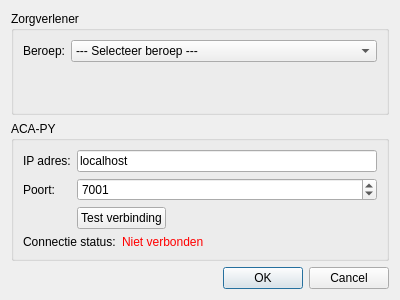
<?xml version="1.0" encoding="UTF-8"?>
<ui version="4.0">
 <class>SettingsDialog</class>
 <widget class="QDialog" name="SettingsDialog">
  <property name="geometry">
   <rect>
    <x>0</x>
    <y>0</y>
    <width>400</width>
    <height>300</height>
   </rect>
  </property>
  <property name="windowTitle">
   <string>MNNU-Desktop instellingen</string>
  </property>
  <property name="windowIcon">
   <iconset resource="../resource.qrc">
    <normaloff>:/images/img/mnnu_icon.png</normaloff>:/images/img/mnnu_icon.png</iconset>
  </property>
  <layout class="QGridLayout" name="gridLayout">
   <item row="0" column="0">
    <widget class="QGroupBox" name="professionGroupBox">
     <property name="title">
      <string>Zorgverlener</string>
     </property>
     <layout class="QFormLayout" name="formLayout_3">
      <item row="0" column="0">
       <widget class="QLabel" name="professionLabel">
        <property name="text">
         <string>Beroep:</string>
        </property>
       </widget>
      </item>
      <item row="0" column="1">
       <widget class="QComboBox" name="professionComboBox">
        <item>
         <property name="text">
          <string>--- Selecteer beroep ---</string>
         </property>
        </item>
        <item>
         <property name="text">
          <string>CVA verpleegkundige</string>
         </property>
        </item>
        <item>
         <property name="text">
          <string>Ergotherapeut</string>
         </property>
        </item>
        <item>
         <property name="text">
          <string>Fysiotherapeut</string>
         </property>
        </item>
        <item>
         <property name="text">
          <string>Logopedist</string>
         </property>
        </item>
        <item>
         <property name="text">
          <string>Maatschappelijk werker</string>
         </property>
        </item>
       </widget>
      </item>
     </layout>
    </widget>
   </item>
   <item row="2" column="0">
    <widget class="QDialogButtonBox" name="buttonBox">
     <property name="orientation">
      <enum>Qt::Horizontal</enum>
     </property>
     <property name="standardButtons">
      <set>QDialogButtonBox::Cancel|QDialogButtonBox::Ok</set>
     </property>
    </widget>
   </item>
   <item row="1" column="0">
    <widget class="QGroupBox" name="groupBox">
     <property name="title">
      <string>ACA-PY</string>
     </property>
     <layout class="QVBoxLayout" name="verticalLayout">
      <item>
       <layout class="QFormLayout" name="formLayout">
        <item row="0" column="0">
         <widget class="QLabel" name="iplabel">
          <property name="text">
           <string>IP adres:</string>
          </property>
         </widget>
        </item>
        <item row="0" column="1">
         <widget class="QLineEdit" name="ipvalue">
          <property name="text">
           <string>localhost</string>
          </property>
          <property name="placeholderText">
           <string>localhost</string>
          </property>
         </widget>
        </item>
        <item row="1" column="0">
         <widget class="QLabel" name="portlabel">
          <property name="text">
           <string>Poort:</string>
          </property>
         </widget>
        </item>
        <item row="1" column="1">
         <widget class="QSpinBox" name="portvalue">
          <property name="minimum">
           <number>1023</number>
          </property>
          <property name="maximum">
           <number>65535</number>
          </property>
          <property name="value">
           <number>7001</number>
          </property>
         </widget>
        </item>
        <item row="2" column="1">
         <widget class="QPushButton" name="testConnectionBtn">
          <property name="sizePolicy">
           <sizepolicy hsizetype="Fixed" vsizetype="Fixed">
            <horstretch>0</horstretch>
            <verstretch>0</verstretch>
           </sizepolicy>
          </property>
          <property name="text">
           <string>Test verbinding</string>
          </property>
         </widget>
        </item>
       </layout>
      </item>
      <item>
       <layout class="QFormLayout" name="formLayout_2">
        <item row="0" column="1">
         <widget class="QLabel" name="connstatus">
          <property name="sizePolicy">
           <sizepolicy hsizetype="Preferred" vsizetype="Preferred">
            <horstretch>0</horstretch>
            <verstretch>0</verstretch>
           </sizepolicy>
          </property>
          <property name="font">
           <font>
            <weight>50</weight>
            <bold>false</bold>
           </font>
          </property>
          <property name="styleSheet">
           <string notr="true">color: rgb(255, 0, 0);</string>
          </property>
          <property name="text">
           <string>Niet verbonden</string>
          </property>
         </widget>
        </item>
        <item row="0" column="0">
         <widget class="QLabel" name="connlabel">
          <property name="text">
           <string>Connectie status:</string>
          </property>
         </widget>
        </item>
       </layout>
      </item>
     </layout>
    </widget>
   </item>
  </layout>
 </widget>
 <resources>
  <include location="../resource.qrc"/>
 </resources>
 <connections>
  <connection>
   <sender>buttonBox</sender>
   <signal>accepted()</signal>
   <receiver>SettingsDialog</receiver>
   <slot>accept()</slot>
   <hints>
    <hint type="sourcelabel">
     <x>248</x>
     <y>254</y>
    </hint>
    <hint type="destinationlabel">
     <x>157</x>
     <y>274</y>
    </hint>
   </hints>
  </connection>
  <connection>
   <sender>buttonBox</sender>
   <signal>rejected()</signal>
   <receiver>SettingsDialog</receiver>
   <slot>reject()</slot>
   <hints>
    <hint type="sourcelabel">
     <x>316</x>
     <y>260</y>
    </hint>
    <hint type="destinationlabel">
     <x>286</x>
     <y>274</y>
    </hint>
   </hints>
  </connection>
 </connections>
</ui>
